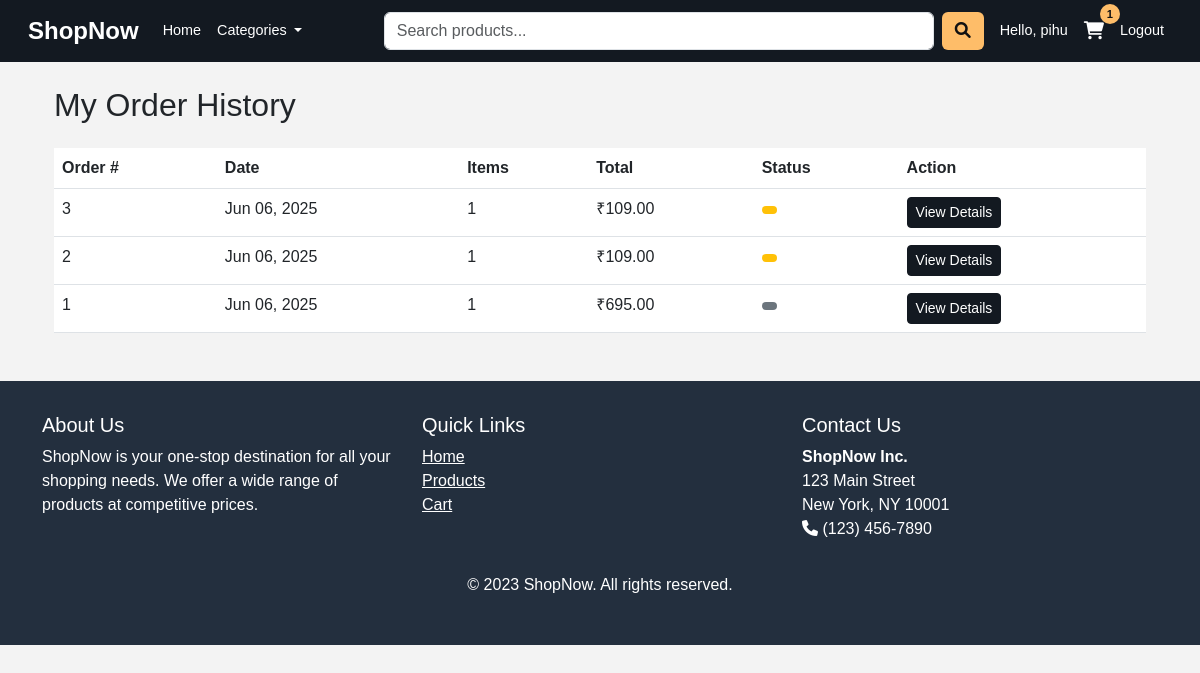
Screenshot of /orders/ (signed in) with the database file from the repository.
### shop/models.py (models this page shows, shortened)
class Order(models.Model):
    PAYMENT_CHOICES = [
        ('COD', 'Cash on Delivery'),
        ('RAZORPAY', 'Razorpay'),
    ]
    user = models.ForeignKey(User, on_delete=models.CASCADE)
    products = models.ManyToManyField(Product, through='OrderItem')
    total_amount = models.DecimalField(max_digits=10, decimal_places=2)
    payment_method = models.CharField(max_length=20, choices=PAYMENT_CHOICES)
    razorpay_order_id = models.CharField(max_length=100, blank=True, null=True)
    payment_status = models.CharField(max_length=20, default='pending')
    created_at = models.DateTimeField(auto_now_add=True)
    class Meta:
        ordering = ['-created_at']
    def get_total_items(self):
        return sum(item.quantity for item in self.orderitem_set.all())

class OrderItem(models.Model):
    order = models.ForeignKey(Order, on_delete=models.CASCADE)
    product = models.ForeignKey(Product, on_delete=models.CASCADE)
    quantity = models.PositiveIntegerField()
    price = models.DecimalField(max_digits=10, decimal_places=2)

### shop/views.py (the view)
# urls.py: path('orders/', views.order_history, name='order_history'),
@login_required
def order_history(request):
    orders = Order.objects.filter(user=request.user).order_by('-created_at')
    return render(request, 'shop/order_history.html', {'orders': orders})

### shop/context_processors.py (called while the page is built)
def cart_items_count(request):
    if request.user.is_authenticated:
        count = Cart.objects.filter(user=request.user).count()
    else:
        count = 0
    return {'cart_items_count': count}

### templates/shop/order_history.html (shortened to what this page needs)
{% extends "shop/base.html" %}
{% block content %}
<div class="container mt-4">
    <h2>My Order History</h2>
    {% if orders %}
    <div class="table-responsive mt-4">
        <table class="table">
            <thead>
                <tr>
                    <th>Order #</th>
                    <th>Date</th>
                    <th>Items</th>
                    <th>Total</th>
                    <th>Status</th>
                    <th>Action</th>
                </tr>
            </thead>
            <tbody>
                {% for order in orders %}
                <tr>
                    <td>{{ order.id }}</td>
                    <td>{{ order.created_at|date:"M d, Y" }}</td>
                    <td>{{ order.get_total_items }}</td>
                    <td>₹{{ order.total_amount }}</td>
                    <td>
                        <span class="badge
                            {% if order.payment_status == 'completed' %}bg-success
                            {% elif order.payment_status == 'pending' %}bg-warning
                            {% else %}bg-secondary{% endif %}">
                        </span>
                    </td>
                    <td>
                        <a href="{% url 'order_detail' order.id %}" class="btn btn-sm btn-primary">
                            View Details
                        </a>
                    </td>
                </tr>
                {% endfor %}
            </tbody>
        </table>
    </div>
    {% else %}
    <div class="alert alert-info mt-4">
        You haven't placed any orders yet.
        <a href="{% url 'home' %}" class="alert-link">Start shopping</a>
    </div>
    {% endif %}
</div>
{% endblock %}

### templates/shop/base.html (shortened to what this page needs)
<!DOCTYPE html>
<html lang="en">
<head>
    <link href="https://cdn.jsdelivr.net/npm/bootstrap@5.3.0/dist/css/bootstrap.min.css" rel="stylesheet">
    <link rel="stylesheet" href="https://cdnjs.cloudflare.com/ajax/libs/font-awesome/6.0.0/css/all.min.css">
    <link rel="stylesheet" href="https://cdnjs.cloudflare.com/ajax/libs/animate.css/4.1.1/animate.min.css">
</head>
<body>
    <nav class="navbar navbar-expand-lg navbar-dark">
        <div class="container-fluid">
            <a class="navbar-brand" href="{% url 'home' %}">ShopNow</a>
            <div class="collapse navbar-collapse" id="navbarNav">
                <ul class="navbar-nav me-auto">
                    <li class="nav-item">
                        <a class="nav-link" href="{% url 'home' %}">Home</a>
                    </li>
                    <li class="nav-item dropdown">
                        <a class="nav-link dropdown-toggle" href="#" id="navbarDropdown" role="button" data-bs-toggle="dropdown">
                            Categories
                        </a>
                    </li>
                </ul>
                <form class="d-flex search-box mx-2" action="{% url 'home' %}" method="GET">
                    <input class="form-control me-2" type="search" name="q" placeholder="Search products..." value="{{ request.GET.q }}">
                    <button class="btn search-btn" type="submit"><i class="fas fa-search"></i></button>
                </form>
                <ul class="navbar-nav">
                    {% if user.is_authenticated %}
                        <li class="nav-item">
                            <a class="nav-link" href="#">Hello, {{ user.username }}</a>
                        </li>
                        <li class="nav-item">
                            <a class="nav-link cart-icon" href="{% url 'cart' %}">
                                <span class="cart-count">{{ cart_items_count }}</span>
                            </a>
                        </li>
                        <li class="nav-item">
                            <a class="nav-link" href="{% url 'logout' %}">Logout</a>
                        </li>
                    {% endif %}
                </ul>
            </div>
        </div>
    </nav>
    <div class="container mt-4">
        {% block content %}{% endblock %}
    </div>
    <footer class="footer">
        <div class="container">
            <div class="row">
                <div class="col-md-4">
                    <h5>About Us</h5>
                    <p>ShopNow is your one-stop destination for all your shopping needs. We offer a wide range of products at competitive prices.</p>
                </div>
                <div class="col-md-4">
                    <h5>Quick Links</h5>
                    <ul class="list-unstyled">
                        <li><a href="#" class="text-white">Home</a></li>
                        <li><a href="#" class="text-white">Products</a></li>
                        <li><a href="#" class="text-white">Cart</a></li>
                    </ul>
                </div>
                <div class="col-md-4">
                    <h5>Contact Us</h5>
                    <address>
                        <strong>ShopNow Inc.</strong><br>
                        123 Main Street<br>
                        New York, NY 10001<br>
                        <i class="fas fa-phone"></i> (123) 456-7890
                    </address>
                </div>
            </div>
            <div class="text-center mt-3">
                <p>&copy; 2023 ShopNow. All rights reserved.</p>
            </div>
        </div>
    </footer>
</body>
</html>

### templates/shop/base.html (style rules this page uses)
:root { --primary-color: #131921; --secondary-color: #232f3e; --accent-color: #febd69; --light-color: #f5f5f5; }
body { font-family: 'Amazon Ember', Arial, sans-serif; background-color: #f3f3f3; }
.navbar { background-color: var(--primary-color) !important; padding: 0.5rem 1rem; }
.navbar-brand { font-weight: bold; font-size: 1.5rem; }
.nav-link { color: white !important; font-size: 0.9rem; }
.search-box { width: 100%; max-width: 600px; }
.search-btn { background-color: var(--accent-color); color: #111; }
.cart-icon { position: relative; }
.cart-count { position: absolute; top: -8px; right: -8px; background-color: var(--accent-color); color: #111; border-radius: 50%; width: 20px; height: 20px; display: flex; align-items: center; justify-content: center; font-size: 0.7rem; font-weight: bold; }
.footer { background-color: var(--secondary-color); color: white; padding: 2rem 0; margin-top: 2rem; }
.btn-primary { background-color: var(--primary-color); border-color: var(--primary-color); }

### rows the page displays
Order: id "3", created_at "Jun 06, 2025", get_total_items "1", total_amount "109.00"
Order: id "2", created_at "Jun 06, 2025", get_total_items "1", total_amount "109.00"
Order: id "1", created_at "Jun 06, 2025", get_total_items "1", total_amount "695.00"

### other values shown
{{ user.username }} "pihu"
{{ cart_items_count }} "1"
